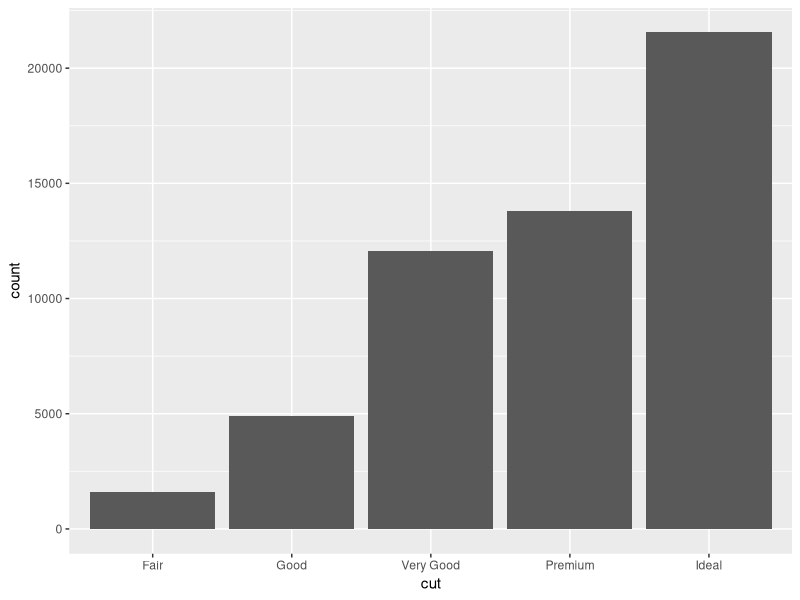
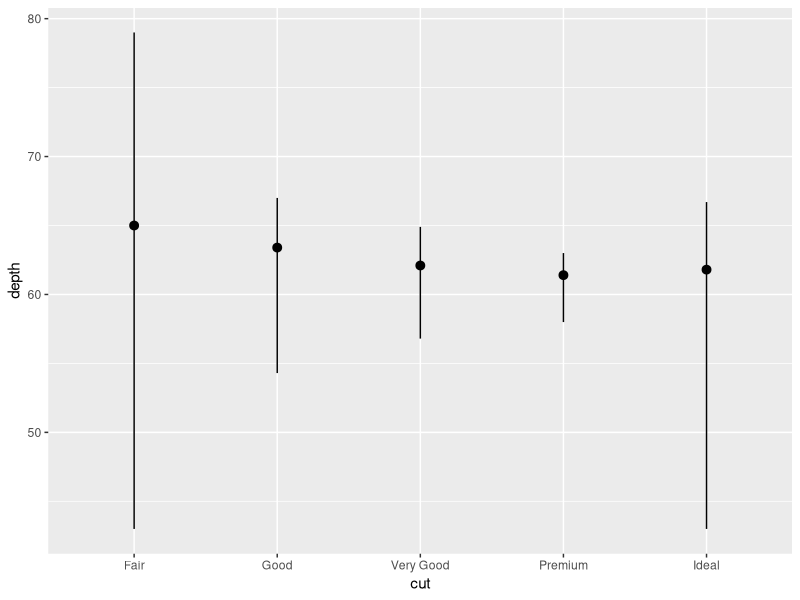
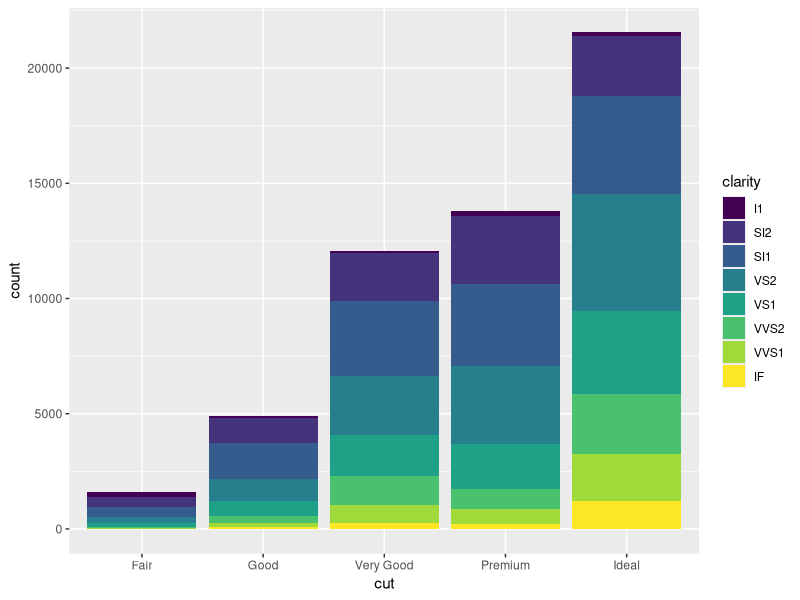
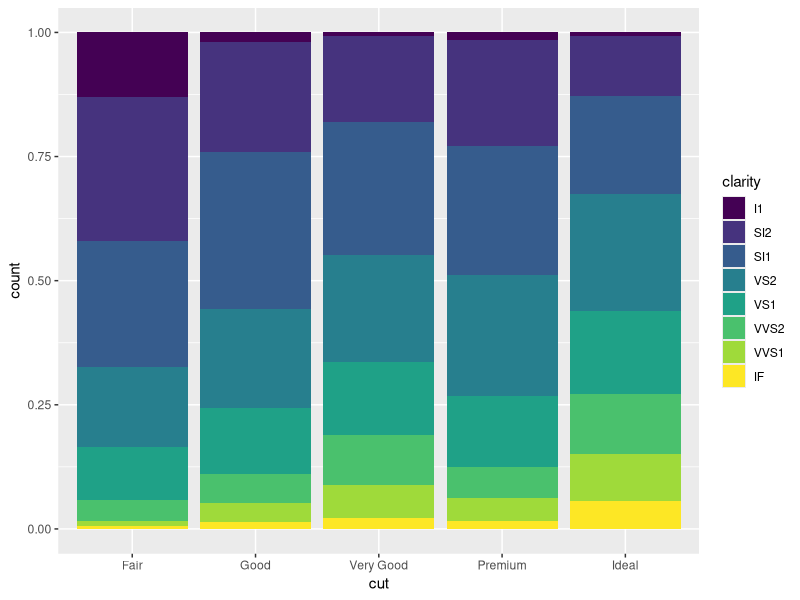
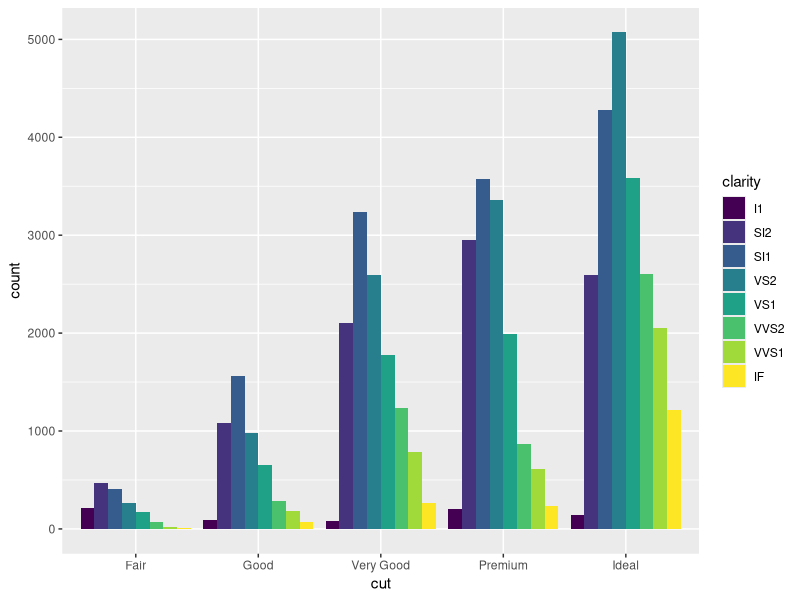
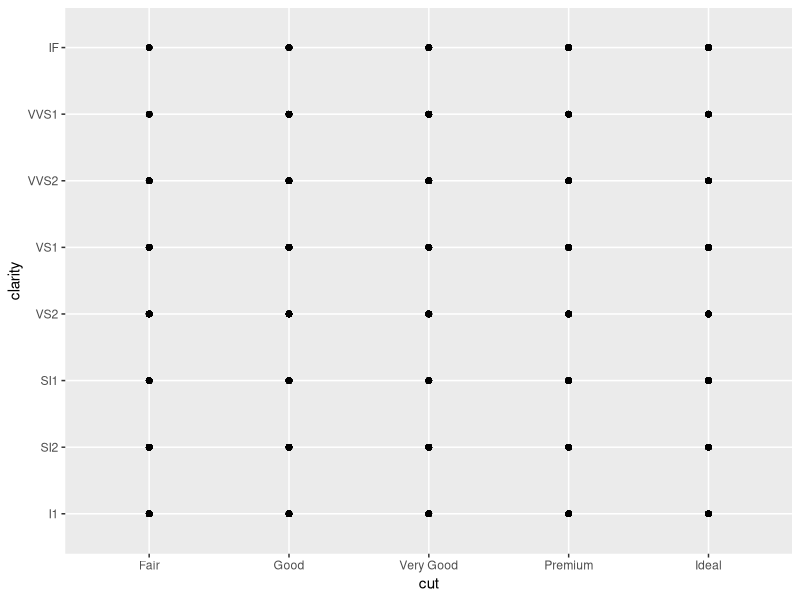
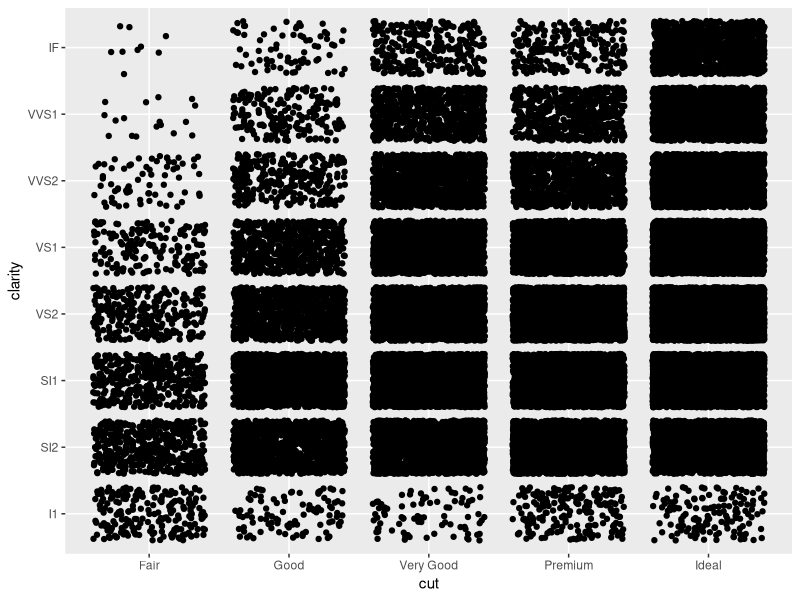
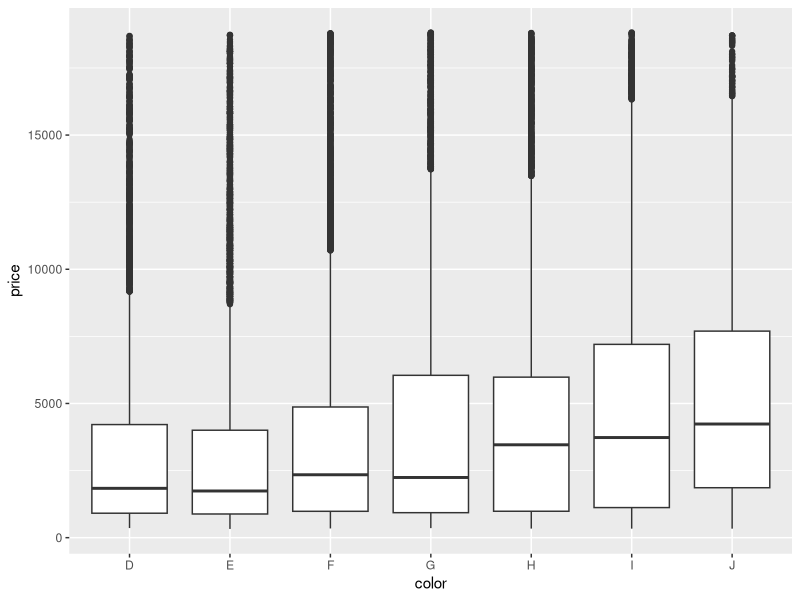

These figures' R source, in order:
# Exercise 2: More ggplot2 Grammar

# Install and load `ggplot2`
# install.packages("ggplot2") # if needed
library(ggplot2)

# For this exercise you will again be working with the `diamonds` data set.
# Use `?diamonds` to review details about this data set
diamonds


## Statistical Transformations

# Draw a bar chart of the diamonds data, organized by cut
# The height of each bar is based on the "count" (number) of diamonds with that cut
ggplot(diamonds) +
  stat_count(mapping = aes(x = cut))

# Use the `stat_count` to apply the statistical transformation "count" to the diamonds
# by cut. You do not need a separate geometry layer!


# Use the `stat_summary` function to draw a chart with a summary layer.
# Map the x-position to diamond `cut`, and the y-position to diamond `depth`
# Bonus: use `min` as the function ymin, `max` as the function ymax, and `median` as the function y
ggplot(diamonds) +
  stat_summary(mapping = aes(x = cut, y = depth), fun.ymax = max, fun.ymin = min, fun.y = median)


## Position Adjustments

# Draw a bar chart of diamond data organized by cut, with each bar filled by clarity.
# You should see a _stacked_ bar chart.
ggplot(data = diamonds) +
  geom_bar(mapping = aes(x = cut, fill = clarity))

# Draw the same chart again, but with each element positioned to "fill" the y axis
ggplot(data = diamonds) +
  geom_bar(mapping = aes(x = cut, fill = clarity), position = "fill")

# Draw the same chart again, but with each element positioned to "dodge" each other
ggplot(data = diamonds) +
  geom_bar(mapping = aes(x = cut, fill = clarity), position = "dodge")

# Draw a plot with point geometry with the x-position mapped to `cut` and the y-position mapped to `clarity`
# This creates a "grid" grouping the points
ggplot(data = diamonds) +
  geom_point(mapping = aes(x = cut, y = clarity))

# Use the "jitter" position adjustment to keep the points from all overlapping!
# (This works a little better with a sample of diamond data, such as from the previous exercise).
ggplot(data = diamonds) +
  geom_point(mapping = aes(x = cut, y = clarity), position = "jitter")



## Scales

# Draw a "boxplot" (with `geom_boxplot()`) for the diamond's price (y) by color (x)
ggplot(data = diamonds) +
  geom_boxplot(mapping = aes(x=color, y=price))

# This has a lot of outliers, making it harder to read. To fix this, draw the same plot but
# with a _logarithmic_ scale for the y axis.
ggplot(data = diamonds) +
  geom_boxplot(mapping = aes(x=color, y=price)) +
  scale_y_log10()

# For another version, draw the same plot but with `violin` geometry instead of `boxplot` geometry!
# How does the logarithmic scale change the data presentation?
ggplot(data = diamonds) +
  geom_violin(mapping = aes(x=color, y=price)) +
  scale_y_log10()

# Another interesting plot: draw a plot of the diamonds price (y) by carat (x), using a heatmap of 2d bins
# (geom_bin2d)
# What happens when you make the x and y channels scale logarithmically?
ggplot(data = diamonds) +
  geom_bin2d(mapping = aes(x=carat, y=price)) +
  scale_x_log10() +
  scale_y_log10()

# Draw a scatter plot for the diamonds  price (y) by carat (x). Color each point by the clarity
# (Remember, this will take a while. Use a sample of the diamonds for faster results)
ggplot(data = diamonds) +
  geom_point(mapping = aes(x = carat, y = price, color = clarity))

# Change the color of the previous plot using a ColorBrewer scale of your choice. What looks nice?
ggplot(data = diamonds) +
  geom_point(mapping = aes(x = carat, y = price, color = clarity))


## Coordinate Systems

# Draw a bar chart with x-position and fill color BOTH mapped to cut
# For best results, SET the `width` of the geometry to be 1 (fill plot, no space between)
# You can save this to a variable for easier modifications
bar <- ggplot(data = diamonds) +
  geom_bar(mapping = aes(x = cut, fill = cut), width=1)
bar

# Draw the same chart, but with the coordinate system flipped
bar + coord_flip()

# Draw the same chart, but in a polar coordinate system. Now you have a Coxcomb chart!
bar + coord_polar()


## Facets

# Take the scatter plot of price by carat data (colored by clarity) and add _facets_ based on
# the diamond's `color`
ggplot(data = diamonds) +
  geom_point(mapping = aes(x = carat, y = price, color = clarity)) +
  facet_wrap(~color)


## Saving Plots

# Use the `ggsave()` function to save one of your plots (the most recent one generated) to disk.
# Name the output file "my-plot.png".
# Make sure you've set the working directory!!
setwd("~/OneDrive/Documents/INFO 201/m14-ggplot2/exercise-2")
ggsave("my-plot.png")
